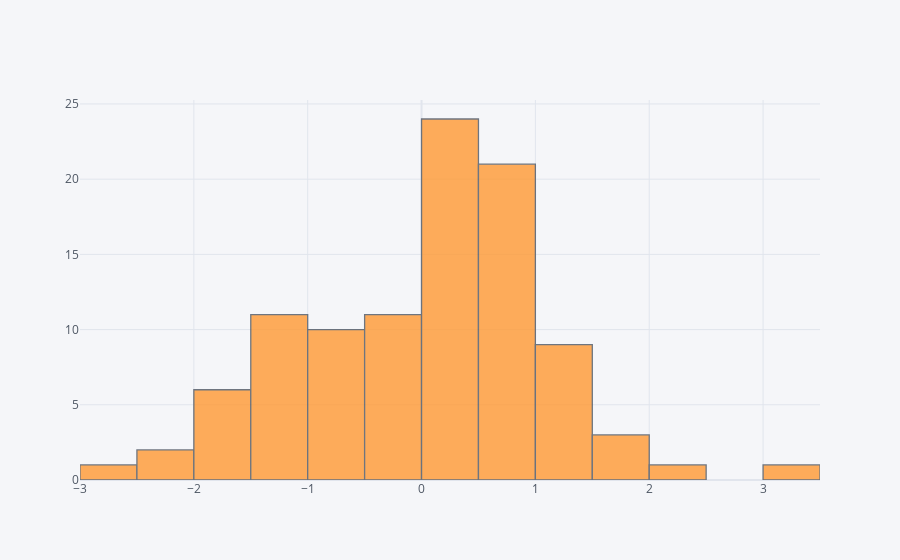

Notebook code for this chart:
### Code cell
dataframe['a'].iplot(kind='hist',bins=30)

### Figure 1 — Plotly figure (JSON) as saved in the notebook; plotly's stock layout.template omitted (floating-point values rounded to 4 significant figures)
{"data": [{"histfunc": "count", "histnorm": "", "marker": {"color": "rgba(255, 153, 51, 1.0)", "line": {"color": "#4D5663", "width": 1.3}}, "name": "a", "nbinsx": 30, "opacity": 0.8, "orientation": "v", "type": "histogram", "x": [-1.267, 0.2152, -0.364, -1.096, 0.1318, -0.6992, 0.5207, 1.472, -0.3952, 0.631, 1.661, -0.4868, 0.6957, 1.416, -1.163, 1.993, -2.26, -0.6686, 0.6036, 0.8101, -0.8739, 0.5909, 0.9697, 0.1074, 0.6116, 0.8323, 0.5903, -0.7413, 1.071, -0.101, 0.6482, 0.1486, 0.1512, 0.8074, 0.4704, -0.4266, 2.124, 0.5194, -0.399, 1.163, -1.829, 1.098, -0.8509, 1.045, 0.4117, -0.6507, -0.8158, -1.09, 0.1705, 0.4066, 0.2866, 0.01263, 1.489, 0.08992, -1.138, 0.2802, -0.6202, -2.667, -1.418, 1.277, 0.5018, 1.795, -1.707, 0.4497, 0.4795, -0.6446, -1.202, -1.161, 0.2277, 0.1028, 0.0527, 0.3561, -0.797, 0.8779, 0.6797, -0.4234, 1.16, 0.006293, -1.875, 0.4274, 0.3717, -1.529, -1.047, -0.316, 0.5744, -0.3047, -1.954, -2.499, -0.1926, 0.513, 0.5494, 0.9099, 0.1511, -0.3234, -1.195, 3.386, -1.141, 0.3558, -1.949, 0.5335]}], "layout": {"barmode": "overlay", "legend": {"bgcolor": "#F5F6F9", "font": {"color": "#4D5663"}}, "paper_bgcolor": "#F5F6F9", "plot_bgcolor": "#F5F6F9", "title": {"font": {"color": "#4D5663"}}, "xaxis": {"gridcolor": "#E1E5ED", "showgrid": true, "tickfont": {"color": "#4D5663"}, "title": {"font": {"color": "#4D5663"}, "text": ""}, "zerolinecolor": "#E1E5ED"}, "yaxis": {"gridcolor": "#E1E5ED", "showgrid": true, "tickfont": {"color": "#4D5663"}, "title": {"font": {"color": "#4D5663"}, "text": ""}, "zerolinecolor": "#E1E5ED"}}}
